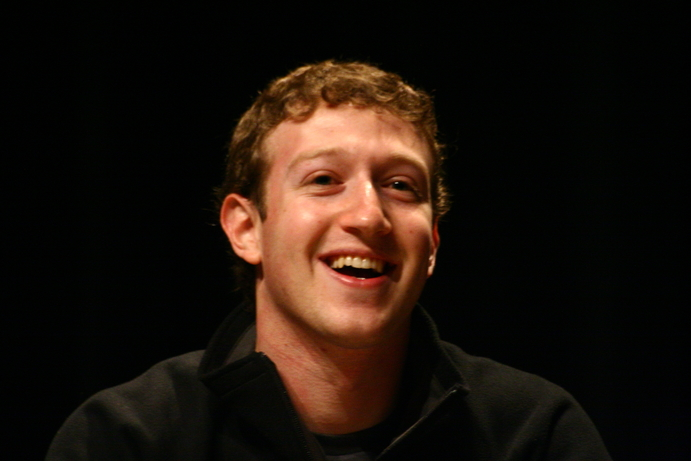
#> input picture Transformations/mark.jpg, 691 x 461 px
$ python edges.py   (older library calls are emulated)
#> lines starting #> are read from the running program, lines starting #| are printed output that depends on the picture; after the words box and inside, x2 and y2 are one past the last pixel; in counts of white or black regions, pixels touching at a corner belong together
import cv2
import numpy as np

img=cv2.imread('mark.jpg',0)
#> img: shape (461, 691); min 0, max 250, mean 22.3

sobel_x=cv2.Sobel(img,cv2.CV_64F,0,1,ksize=5)
sobel_y=cv2.Sobel(img,cv2.CV_64F,1,0,ksize=5)
sobel_or=cv2.bitwise_or(sobel_x,sobel_y)
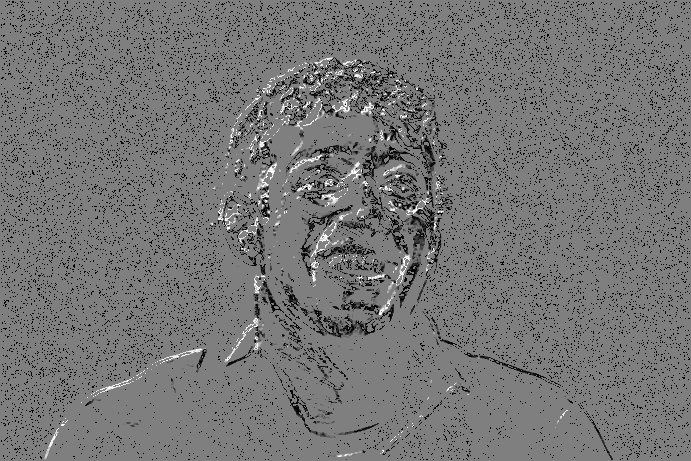
#> sobel_or: shape (461, 691) float64; 5.34% of the values are NaN or infinite; the others: min -131040, max 131040, mean -3196.4; drawn with min black, max white, NaN and infinite black
cv2.imshow('soble x',sobel_x)
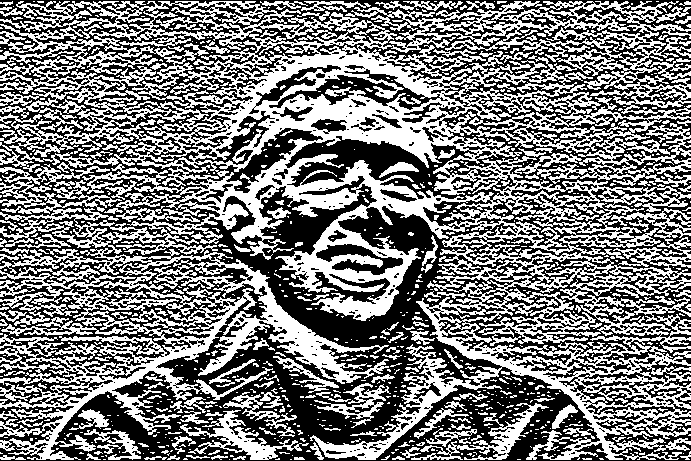
#> window 'soble x': shape (461, 691); 48.1% white; 914 white regions (715 under 20 px), largest, box (x1, y1, x2, y2) and area: (0, 1, 691, 460) 128341, (514, 123, 691, 187) 3183, (180, 410, 309, 460) 1689
cv2.waitKey()
cv2.imshow('soble y',sobel_y)
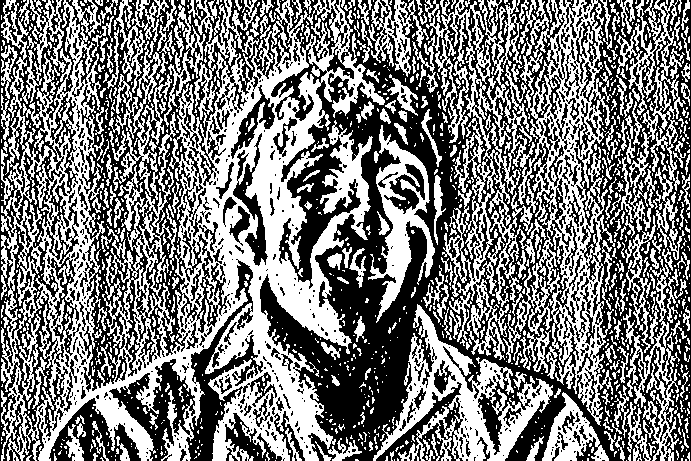
#> window 'soble y': shape (461, 691); 48% white; 1260 white regions (966 under 20 px), largest, box (x1, y1, x2, y2) and area: (1, 0, 385, 461) 66589, (412, 0, 615, 426) 27696, (373, 304, 553, 461) 8627
cv2.waitKey()
cv2.imshow('soble or',sobel_or)
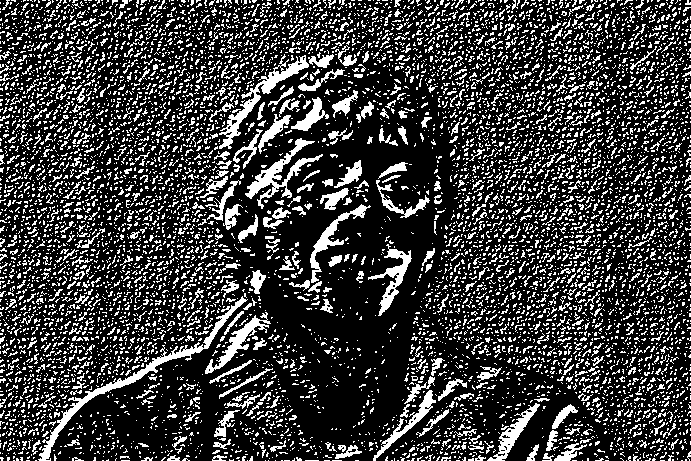
#> window 'soble or': shape (461, 691); 23.5% white in thin lines or dots
cv2.waitKey()

laplacian=cv2.Laplacian(img,cv2.CV_64F)
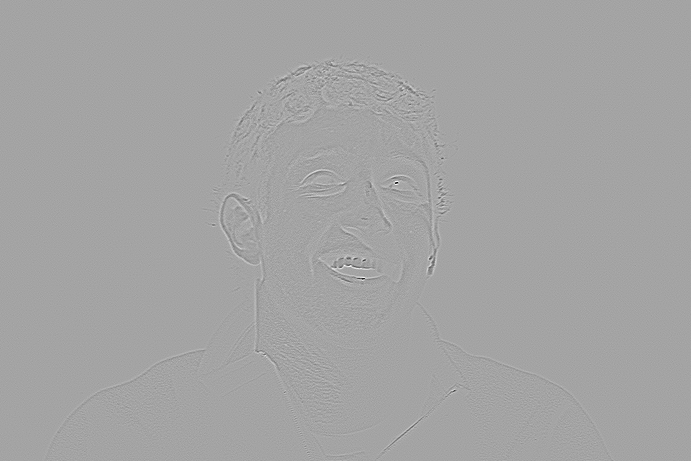
#> laplacian: shape (461, 691) float64; min -222, max 123, mean 0; drawn with min black and max white
cv2.imshow('Laplacian',laplacian)
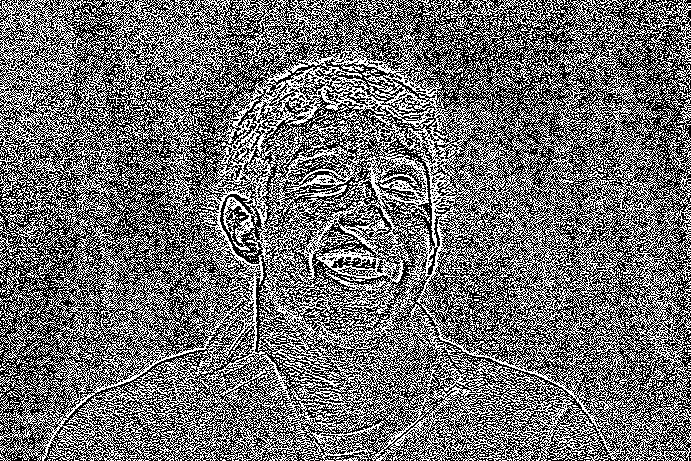
#> window 'Laplacian': shape (461, 691); 43.8% white in thin lines or dots
cv2.waitKey()

canny=cv2.Canny(img,20,170)
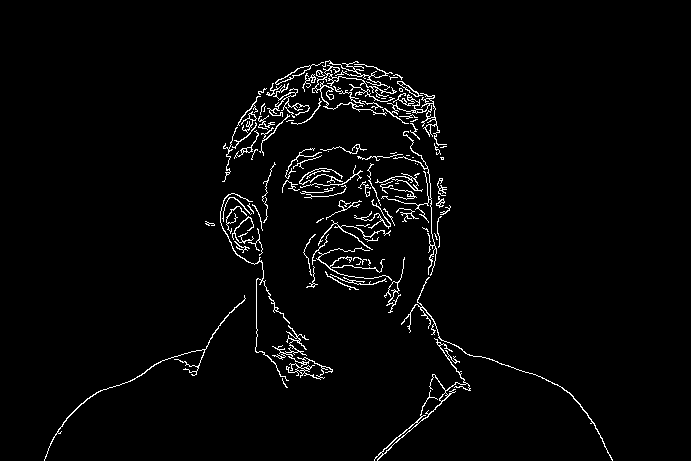
#> canny: shape (461, 691); 2.7% white in thin lines or dots, all inside (x1, y1, x2, y2) = (44, 60, 613, 461)
cv2.imshow('canny',canny)
cv2.waitKey()

cv2.destroyAllWindows()
